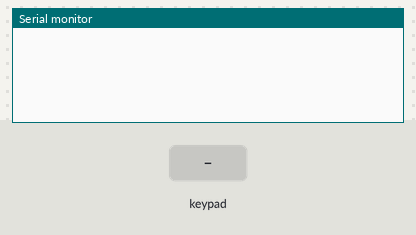
Recording of a sketch running on a simulated Arduino Mega 2560, built with avr-gcc and run on an emulated ATmega2560. Parts: the last lines printed to the serial monitor. The inputs (shaded band) are chosen by the test bench.

Above: at 1.2 s.
1.3 s: key 'q' pressed
At 2.2 s:
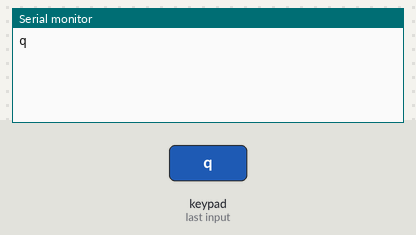
2.8 s: key 'w' pressed
At 3.5 s:
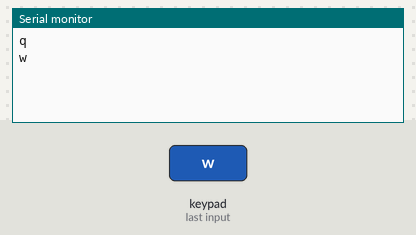
4.3 s: key 'e' pressed
At 4.7 s:
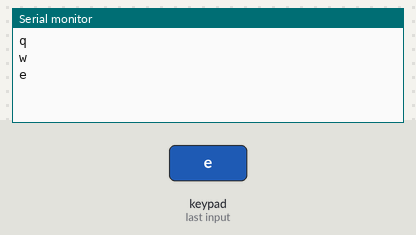
5.8 s: key 'r' pressed
At 7.0 s:
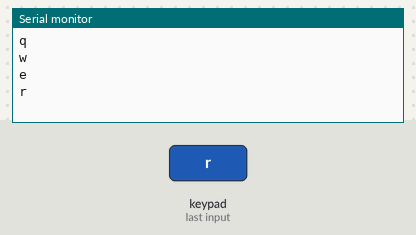
7.3 s: key 't' pressed
At 7.9 s:
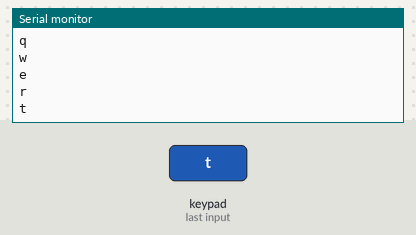
8.8 s: key 'z' pressed
At 9.2 s:
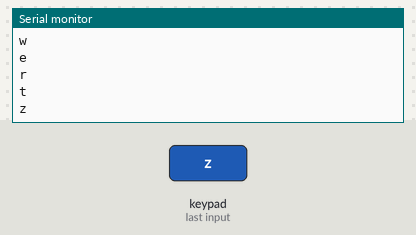

Measured:
- after the input at 1.3 s, the serial monitor: prints a new line at once (image 1)
- after the input at 2.8 s, the serial monitor: prints a new line at once (image 2)
- after the input at 4.3 s, the serial monitor: prints a new line at once (image 3)
- after the input at 5.8 s, the serial monitor: prints a new line at once (image 4)
- after the input at 7.3 s, the serial monitor: prints a new line at once (image 5)
- after the input at 8.8 s, the serial monitor: prints a new line at once (image 6)

The sketch:

KeyboardCode.ino
```cpp
#include <Key.h>
#include <Keypad.h>

const byte ROWS = 2;
const byte COLS = 13;

char KEYS[ROWS][COLS] = {
  {'q', 'w', 'e', 'r', 't', 'z', 'u', 'i', 'o', 'k', 'j', 'h', 'g'},
  {'a', 's', 'd', 'f', 'p', 'y', 'x', 'c', 'v', 'l', 'm', 'n', 'b'}
};

byte colPins[COLS] = {50, 51, 52, 53, 44, 45, 46, 47, 42, 39, 41, 40, 43};
byte rowPins[ROWS] = {48, 49};

Keypad keyboard = Keypad(makeKeymap(KEYS), rowPins, colPins, ROWS, COLS);

void setup() {
  Serial.begin(9600);
}

void loop() {

  char key = keyboard.getKey();
  if (key != NO_KEY) {
    Serial.println(key);
  }
}
```
